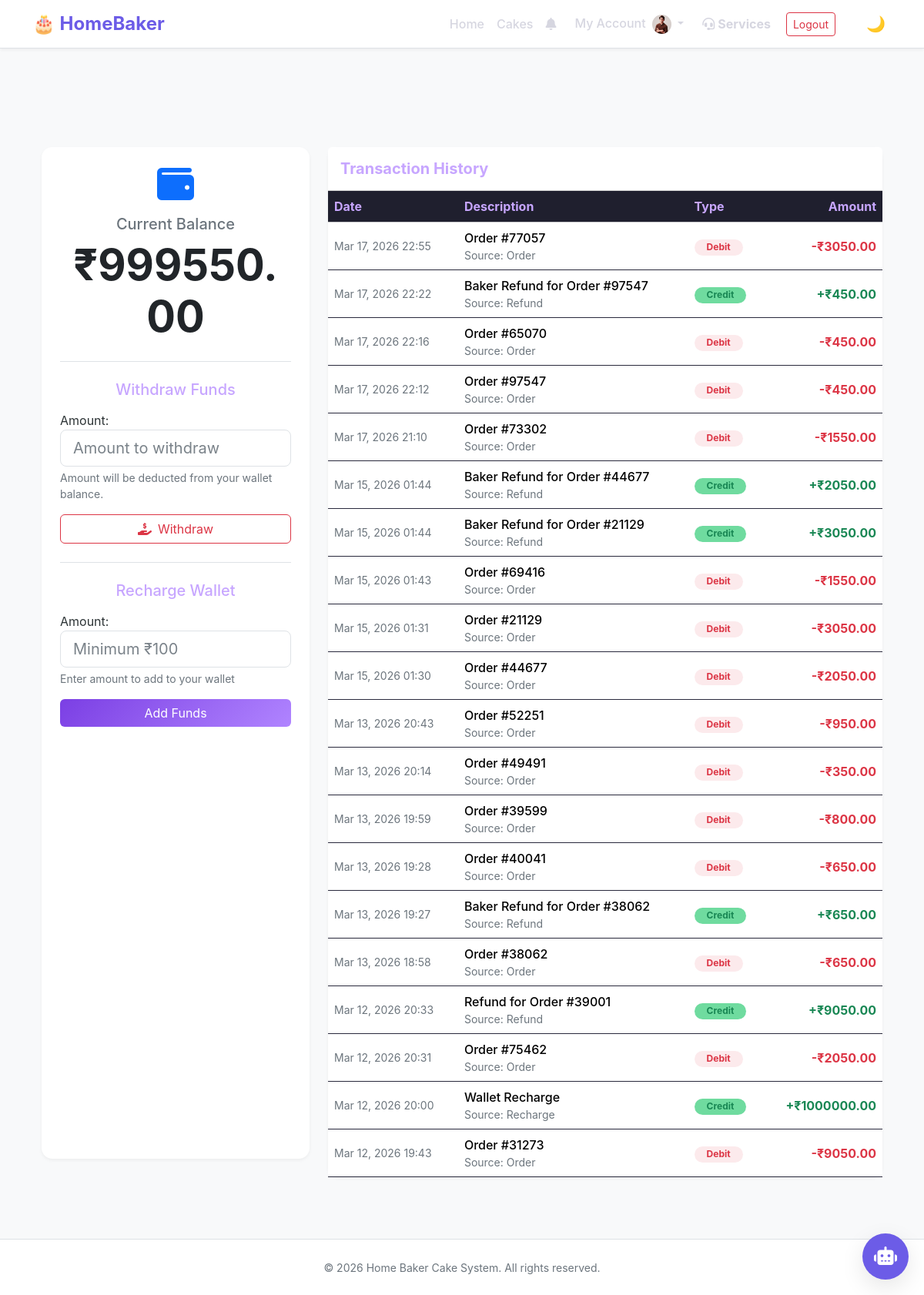
Page /wallet/ (signed in) on the committed database.
### main/models.py (models this page shows, shortened)
class UserProfile(models.Model):
    ROLE_CHOICES = [
        ('customer', 'Customer'),
        ('baker', 'Baker'),
        ('admin', 'Admin'),
        ('delivery_assistant', 'Delivery Assistant'),
    ]
    user = models.OneToOneField(User, on_delete=models.CASCADE, related_name='profile')
    phone_number = models.CharField(max_length=15, unique=True)
    role = models.CharField(max_length=20, choices=ROLE_CHOICES, default='customer')
    is_phone_verified = models.BooleanField(default=False)
    failed_login_attempts = models.IntegerField(default=0)
    account_locked_until = models.DateTimeField(null=True, blank=True)
    is_suspended = models.BooleanField(default=False)
    email_otp = models.CharField(max_length=6, null=True, blank=True)
    otp_expiry = models.DateTimeField(null=True, blank=True)
    created_at = models.DateTimeField(auto_now_add=True)
    updated_at = models.DateTimeField(auto_now=True)
    default_address = models.TextField(blank=True, help_text="Default delivery address")
    profile_picture = models.ImageField(upload_to='profile_pics/', blank=True, null=True)
    class Meta:
        verbose_name = "User Profile"
        verbose_name_plural = "User Profiles"

class Wallet(models.Model):
    TRANSACTION_TYPE_CHOICES = [
        ('credit', 'Credit'),
        ('debit', 'Debit'),
    ]
    TRANSACTION_SOURCE_CHOICES = [
        ('recharge', 'Wallet Recharge'),
        ('refund', 'Order Refund'),
        ('order', 'Order Payment'),
        ('cashback', 'Cashback'),
        ('commission', 'Commission'),
        ('withdrawal', 'Withdrawal'),
    ]
    user = models.ForeignKey(User, on_delete=models.CASCADE, related_name='wallet_transactions')
    transaction_type = models.CharField(max_length=10, choices=TRANSACTION_TYPE_CHOICES)
    amount = models.DecimalField(max_digits=10, decimal_places=2, validators=[MinValueValidator(0)])
    source = models.CharField(max_length=20, choices=TRANSACTION_SOURCE_CHOICES)
    description = models.CharField(max_length=200)
    order = models.ForeignKey(Order, on_delete=models.SET_NULL, null=True, blank=True, related_name='wallet_transactions')
    balance_after = models.DecimalField(max_digits=10, decimal_places=2)
    created_at = models.DateTimeField(auto_now_add=True)
    @classmethod
    def get_user_balance(cls, user):
        from decimal import Decimal
        transactions = cls.objects.filter(user=user).order_by('-created_at')
        if transactions.exists():
            return transactions.first().balance_after
        return Decimal('0.00')
    class Meta:
        ordering = ['-created_at']
        verbose_name = "Wallet Transaction"
        verbose_name_plural = "Wallet Transactions"

### main/views_customer.py (the view, shortened to what this page needs)
# urls.py: path('wallet/', wallet, name='wallet'),
@login_required
def wallet(request):
    wallet_balance = Wallet.get_user_balance(request.user)
    transactions = Wallet.objects.filter(user=request.user).order_by('-created_at')[:20]
    recharge_form = WalletRechargeForm()
    withdraw_form = WalletWithdrawForm()
    context = {
        'wallet_balance': wallet_balance,
        'transactions': transactions,
        'recharge_form': recharge_form,
        'withdraw_form': withdraw_form,
    }
    return render(request, 'wallet.html', context)

### templates/wallet.html (shortened to what this page needs)
{% extends 'base.html' %}
{% load static %}
{% block content %}
<div class="container py-5">
    <div class="row">
        <div class="col-lg-4 mb-4">
            <div class="card shadow-sm border-0 h-100">
                <div class="card-body text-center p-4">
                    <div class="mb-3">
                        <i class="fas fa-wallet fa-3x text-primary"></i>
                    </div>
                    <h5 class="text-muted mb-2">Current Balance</h5>
                    <h2 class="display-4 fw-bold text-body mb-4">₹{{ wallet_balance }}</h2>
                    <hr class="my-4">
                    <h5 class="mb-3">Withdraw Funds</h5>
                    <form method="post" class="needs-validation mb-4" novalidate>
                        <div class="mb-3 text-start">
                            {{ withdraw_form.amount.label_tag }}
                            {{ withdraw_form.amount }}
                            <div class="form-text">Amount will be deducted from your wallet balance.</div>
                        </div>
                        <div class="d-grid">
                            <button type="submit" class="btn btn-outline-danger">
                                <i class="fas fa-hand-holding-usd me-2"></i>Withdraw
                            </button>
                        </div>
                    </form>
                    <hr class="my-4">
                    <h5 class="mb-3">Recharge Wallet</h5>
                    <form method="post" class="needs-validation" novalidate>
                        <div class="mb-3 text-start">
                            {{ recharge_form.amount.label_tag }}
                            {{ recharge_form.amount }}
                            <div class="form-text">Enter amount to add to your wallet</div>
                        </div>
                        <div class="d-grid">
                            <button type="submit" class="btn btn-primary">
                                Add Funds
                            </button>
                        </div>
                    </form>
                </div>
            </div>
        </div>
        <div class="col-lg-8">
            <div class="card shadow-sm border-0 h-100">
                <div class="card-header bg-white py-3">
                    <h5 class="mb-0 fw-bold">Transaction History</h5>
                </div>
                <div class="table-responsive">
                    <table class="table table-hover mb-0 align-middle">
                        <thead class="table-light">
                            <tr>
                                <th scope="col">Date</th>
                                <th scope="col">Description</th>
                                <th scope="col">Type</th>
                                <th scope="col" class="text-end">Amount</th>
                            </tr>
                        </thead>
                        <tbody>
                            {% for transaction in transactions %}
                            <tr>
                                <td class="text-muted small">
                                    {{ transaction.created_at|date:"M d, Y H:i" }}
                                </td>
                                <td>
                                    <div class="fw-medium">{{ transaction.description }}</div>
                                    <div class="small text-muted">Source: {{ transaction.source|title }}</div>
                                </td>
                                <td>
                                    {% if transaction.transaction_type == 'credit' %}
                                    <span class="badge bg-success bg-opacity-10 text-success rounded-pill px-3">
                                        Credit
                                    </span>
                                    {% else %}
                                    <span class="badge bg-danger bg-opacity-10 text-danger rounded-pill px-3">
                                        Debit
                                    </span>
                                    {% endif %}
                                </td>
                                <td
                                    class="text-end fw-bold {% if transaction.transaction_type == 'credit' %}text-success{% else %}text-danger{% endif %}">
                                    {% if transaction.transaction_type == 'credit' %}
                                    +₹{{ transaction.amount }}
                                    {% else %}
                                    -₹{{ transaction.amount }}
                                    {% endif %}
                                </td>
                            </tr>
                            {% endfor %}
                        </tbody>
                    </table>
                </div>
            </div>
        </div>
    </div>
</div>
{% endblock %}

### templates/base.html (shortened to what this page needs)
{% load static %}
<!DOCTYPE html>
<html lang="en">
<head>
    <link href="https://cdn.jsdelivr.net/npm/bootstrap@5.3.2/dist/css/bootstrap.min.css" rel="stylesheet">
    <link rel="stylesheet" href="{% static 'css/style.css' %}">
    <link rel="stylesheet" href="https://cdnjs.cloudflare.com/ajax/libs/font-awesome/6.4.0/css/all.min.css">
</head>
<body class="d-flex flex-column min-vh-100">
    <nav class="navbar navbar-expand-lg border-bottom sticky-top">
        <div class="container">
            <a class="navbar-brand fw-bold" href="{% url 'home' %}">
                🎂 HomeBaker
            </a>
            <div class="collapse navbar-collapse" id="navbarNav">
                <ul class="navbar-nav ms-auto align-items-center">
                    {% if user.is_authenticated and user.profile.role == 'customer' %}
                    <li class="nav-item">
                        <a class="nav-link {% if request.path == '/customer-home/' %}active{% endif %}" href="{% url 'customer_home' %}">Home</a>
                    </li>
                    {% endif %}
                    {% if not user.is_authenticated or user.profile.role != 'delivery_assistant' %}
                    <li class="nav-item">
                        <a class="nav-link {% if '/cakes/' in request.path %}active{% endif %}" href="{% url 'cakes' %}">Cakes</a>
                    </li>
                    {% endif %}
                    {% if user.is_authenticated %}
                    <li class="nav-item dropdown me-2">
                        <a class="nav-link position-relative" href="#" id="notificationDropdown" role="button"
                            data-bs-toggle="dropdown" aria-expanded="false">
                            <i class="fas fa-bell"></i>
                        </a>
                    </li>
                    <li class="nav-item dropdown">
                        <a class="nav-link dropdown-toggle" href="#" id="customerDropdown" role="button"
                            data-bs-toggle="dropdown">
                            My Account
                            {% if user.profile.profile_picture %}
                            <img src="{{ user.profile.profile_picture.url }}" alt="Profile" class="rounded-circle ms-1"
                                style="width: 25px; height: 25px; object-fit: cover;">
                            {% else %}
                            <i class="fas fa-user-circle ms-1"></i>
                            {% endif %}
                        </a>
                    </li>
                    {% if user.profile.role == 'delivery_assistant' %}
                    <li class="nav-item">
                        <a class="nav-link text-success fw-bold" href="{% url 'delivery_dashboard' %}">
                            🚚 Delivery Dashboard
                        </a>
                    </li>
                    {% elif not user.is_staff %}
                    <li class="nav-item ms-2 me-1" style="display: flex; align-items: center;">
                        <a class="nav-link {% if '/services/' in request.path %}active{% else %}fw-bold text-secondary{% endif %}" href="{% url 'services' %}">
                            <i class="fas fa-headset me-1"></i>Services
                        </a>
                    </li>
                    {% endif %}
                    <li class="nav-item ms-2" style="display: flex; align-items: center;">
                        <a class="btn btn-outline-danger btn-sm" href="{% url 'logout' %}">Logout</a>
                    </li>
                    {% endif %}
                    <li class="nav-item ms-3">
                        <button class="theme-toggle" id="themeToggle" aria-label="Toggle theme">
                            <span id="themeIcon">🌙</span>
                        </button>
                    </li>
                </ul>
            </div>
        </div>
    </nav>
    <main class="container">
        {% block content %}{% endblock %}
    </main>
    <footer class="text-center py-4 mt-auto border-top">
        <div class="container">
            <small class="text-muted">© 2026 Home Baker Cake System. All rights reserved.</small>
        </div>
    </footer>
    {% include 'chatbot/include/chat_widget.html' %}
</body>
</html>

### rows in the picture
Wallet: balance_after "999550.00", transaction_type "Debit"
Wallet: transaction_type "Credit"
Wallet: transaction_type "Debit"
Wallet: transaction_type "Debit"
Wallet: transaction_type "Debit"
Wallet: transaction_type "Credit"
Wallet: transaction_type "Credit"
Wallet: transaction_type "Debit"
Wallet: transaction_type "Debit"
Wallet: transaction_type "Debit"
Wallet: transaction_type "Debit"
Wallet: transaction_type "Debit"
Wallet: transaction_type "Debit"
Wallet: transaction_type "Debit"
Wallet: transaction_type "Credit"
Wallet: transaction_type "Debit"
Wallet: transaction_type "Credit"
Wallet: transaction_type "Debit"
Wallet: transaction_type "Credit"
Wallet: transaction_type "Debit"

### other values in the picture
{{ withdraw_form.amount.label_tag }} "Amount:"
{{ recharge_form.amount.label_tag }} "Amount:"
